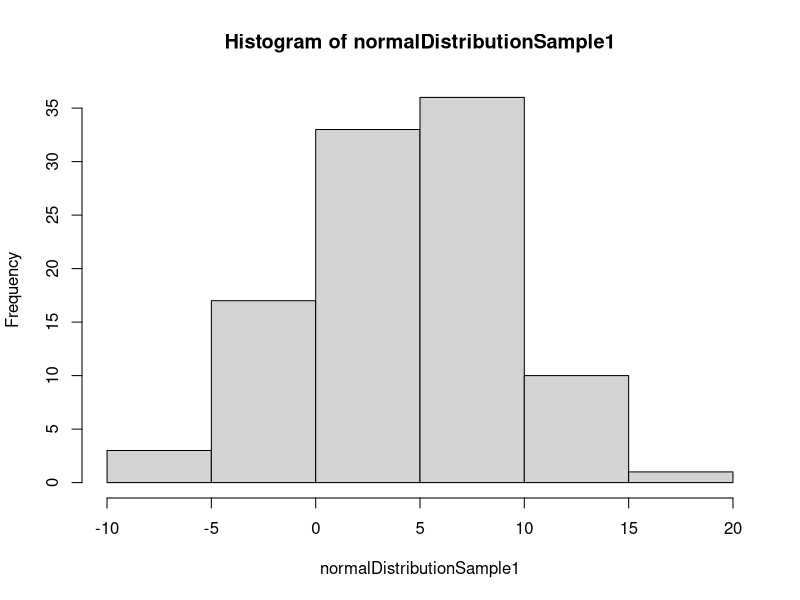
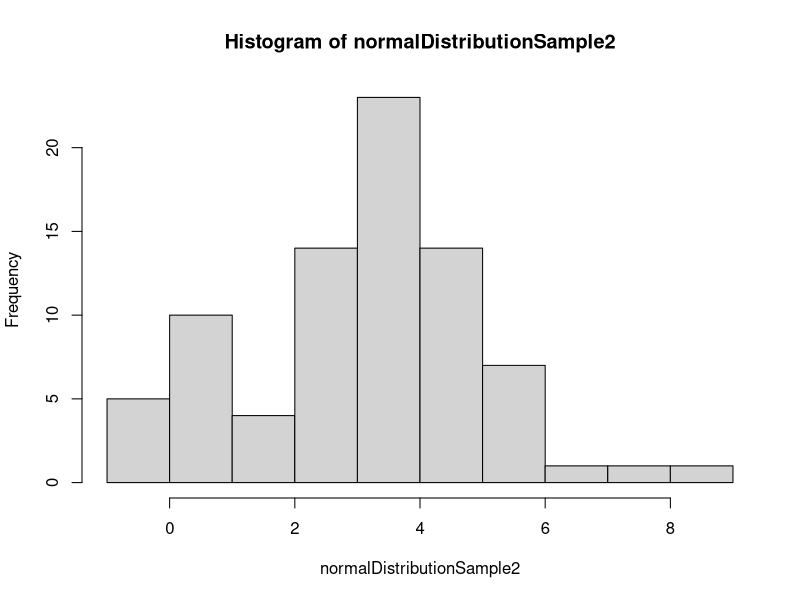

Write the R code that produced these figures, in order. (Note: this script raises an error after producing the figures.)
#Take the function from last week and modify it to create a function that performs 
#two-sample Z-tests and t-tests, with the assumption of equal variance. Make sure 
#to account for the case where you want to test proportions. (don't forget to comment 
#your modifications to the code)

#Definitions:
#let var Pop_D be the difference in means of the two populations under the null hypothesis
#       OR be the difference in proportions of the two populations under the null hypothesis
#let var n1 be the size of the first sample
#let var n2 be the size of the second sample
#let var x_bar1 be the mean of the first sample
#       OR be the proportion of the first sample
#let var x_bar2 be the mean of the second sample
#       OR be the proportion of the second sample
#let var sd1 be the known sd of the first population ,or our estimate of it from the first sample
#let var sd2 be the known sd of the second population ,or our estimate of it from the second sample
#let alpha be the significance level eg 0.05
#let string var tails be "two" "left" or "right" indicating a two-tailed test or direction of one-tailed

#Code for a two-sample hypothesis test function
TwoSampTest <-function(type=NULL, tails=NULL, proportion=NULL, alpha, Pop_D, n1, n2, x_bar1, x_bar2, sd1, sd2)
{
  #Calculate the difference between the sampled means(diff)
  diff = x_bar1-x_bar2
          
  #Calculate standard error(se) based on whether test is using proportions or not
  if(proportion=="no"){
    pooledSD = sqrt(((n1-1)*sd1^2+(n2-1)*sd2^2)/(n1+n2-2))
    se = pooledSD*sqrt(1/n1+1/n2) 
  }else if(proportion=="yes"){
    pooledPro = (x_bar1*n1+x_bar2*n2)/(n1+n2)
    se = sqrt(pooledPro*(1-pooledPro)*(1/n1+1/n2))
  }else{stop("please choose proportion as yes or no")}
  
  #Calculate the test statistic
  test_stat <- (x_bar1-x_bar2-Pop_D)/se
  
  if (type=="z") {  
    #get the p-value for this test statistic
    if (tails =="two") {  p_val <-  2*pnorm(abs(test_stat), lower.tail=FALSE) 
    } else if (tails=="left") {p_val <-  pnorm(test_stat , lower.tail=TRUE)
    } else if (tails=="right") {p_val <-  pnorm(test_stat , lower.tail=FALSE)
    } else {stop("please choose tails as two, left, or right")}
  }
  else if (type =="t") {
    #define df
    df <- n1+n2-2  
    #get the p-value for this test statistic
    if (tails =="two") { p_val <- pt(abs(test_stat), df, lower.tail=FALSE) 
    } else if (tails=="left") {p_val <- pt(test_stat , df,lower.tail=TRUE)
    } else if (tails=="right") {p_val <- pt(test_stat , df, lower.tail=FALSE)
    } else {stop("please choose tails as two, left, or right")}
  }
  else {stop("please choose z or t")}
  
  #Check if significant
  if (p_val < alpha) {sig <-"significant"
  }  else {sig <-"not significant"}
  
  
  ret <- list(type=paste("Two Sample", type, "test.", tails, "tailed"), n1=n1, n2=n2, Pop_D=Pop_D, diff=diff , se_est=se, test_stat=test_stat, p = p_val, alpha = alpha, significance = sig )
  #Return the list
  return( ret )
}





#Simulate a vector of size 100 drawn from a Normal(4,5) distribution, and another 
#vector of size 80 drawn from a Normal(3.5,2) distribution. 

#Simulate a vector of size 100 drawn from a Normal(4,5) distribution
normalDistributionSample1 <- rnorm(100,4,5)
#Draw histogram to visulaise distribution
hist(normalDistributionSample1)
#Simulate a vector of size 80 drawn from a Normal(3.5,2) distribution
normalDistributionSample2 <- rnorm(80,3.5,2)
#Draw histogram to visualise distribution
hist(normalDistributionSample2)




#1)	H0: the difference in means of the populations are equal to 1. 
#   HA: the difference in means of the populations are not equal to 1. 
#   Use a Z-test with the true population SDs. Use alpha = 0.05.

#Record the size(n1 and n2) and the mean(x_bar1 and x_bar2) for each sample. 
#Also set the standard deviations(sd1 and sd2) to be the true population sds.
n1 <- length(normalDistributionSample1)
n2 <- length(normalDistributionSample2)
x_bar1 <- mean(normalDistributionSample1)
x_bar2 <- mean(normalDistributionSample2)
sd1 <- 5
sd2 <- 2

#Assign the significance level(alpha) and the difference in means under 
#the null hypothesis to variables(both given in question)
alpha <- 0.05
Pop_D <- 1

#Call the TwoSampTestFunction, passing in the following parameters;
#   "z" - perform a z-test
#   "two" - perform a two-tailed test
#   "no" - not a proportions test
#   alpha - use a 0.05 alpha level/significance level
#   Pop_D - difference in means of the two samples under the null hypothesis
#   n1 - size of the first sample
#   n2 - size of the second sample
#   x_bar1 - mean of the first sample
#   x_bar1 - mean of the second sample
#   sd1 - true population standard deviation of first population
#   sd2 - true population standard deviation of second population
TwoSampTest("z","two", "no", alpha, Pop_D, n1, n2, x_bar1, x_bar2, sd1, sd2)
#This function returns the results of the specified test with respect to the 
#parameters mentioned above and prints out on the console the various results for:
#   - the type of test(type), 
#   - the size of the first sample(n1)
#   - the size of the second sample(n2)
#   - the difference in means of the two populationss under the null hypothesis(Pop_D)
#   - the difference between the sampled means(diff), 
#   - the standard error(se_est),
#   - the test statistic(test_stat)
#   - the p-value(p), 
#   - the alpha level/significance level(alpha) and 
#   - whether the result of the test is significant or not(significance)

#My output for my normalDistributionSample was:
#   - type = "Two sample z test, two tailed"
#   - n1 = 100
#   - n2 = 80
#   - Pop_D = 1
#   - diff = 0.6486069
#   - se_est = 0.5939654
#   - test_stat = -0.5916054
#   - p = 0.5541149
#   - alpha = 0.05
#   - significance = "not significant"

#Test statistic = -0.5916054(this test statistic compares how different the difference in the sample means(diff) 
#is from the difference between the means of the two populations under the null hypothesis(Pop_D). If they were 
#both equal(i.e. if diff and Pop_D were equal), it would imply that there is no difference between them(i.e. the test 
#statistic would be 0). This would resultin the p-value being the maximum(i.e. 1) due to the p-value being based off 
#the z-score of the test statistic. In this case, the test statistic is quite small, resulting in a relatively large 
#p-value. This p-value is then compared with the alpha level chosen to determine significance.)

#p-value = 0.5541149(due to the small test statistic mentioned above, the p-value is quite large. It is larger 
#than 0.05(alpha level), meaning the result is not significant and hence we fail to reject the null hypothesis.)

#Conclusion:As the result is not significant(i.e. p > 0.05), we fail to reject the null hypothesis(H0) - that the
#difference in means of the populations are equal to 1. 








#2)	H0: the means of the populations are equal. 
#   HA: the means of the populations are not equal. 
#   Use a Z-test with the sample SDs. Use alpha = 0.05

#Record the size(n1 and n2) and the mean(x_bar1 and x_bar2) for each sample. 
#Also set the standard deviations(sd1 and sd2) to be the sample population sds
n1 <- length(normalDistributionSample1)
n2 <- length(normalDistributionSample2)
x_bar1 <- mean(normalDistributionSample1)
x_bar2 <- mean(normalDistributionSample2)
sd1 <- sd(normalDistributionSample1)
sd2 <- sd(normalDistributionSample2)

#Assign the significance level(alpha) and the difference in means hypothesised under 
#the null hypothesis to variables(both given in question)
alpha <- 0.05
Pop_D <- 0

#Call the TwoSampTestFunction, passing in the following parameters;
#   "z" - perform a z-test
#   "two" - perform a two-tailed test
#   "no" - not a proportions test
#   alpha - use a 0.05 alpha level/significance level
#   Pop_D - difference in means of the two samples under the null hypothesis
#   n1 - size of the first sample
#   n2 - size of the second sample
#   x_bar1 - mean of the first sample
#   x_bar1 - mean of the second sample
#   sd1 - sample population standard deviation of first sample
#   sd2 - sample population standard deviation of second sample
TwoSampTest("z","two", "no", alpha, Pop_D, n1, n2, x_bar1, x_bar2, sd1, sd2)
#This function returns the results of the specified test with respect to the 
#parameters mentioned above and prints out on the console the various results for:
#   - the type of test(type), 
#   - the size of the first sample(n1)
#   - the size of the second sample(n2)
#   - the difference in means of the two populations under the null hypothesis(Pop_D)
#   - the difference between the sampled means(diff), 
#   - the estimate of the standard error(se_est),
#   - the test statistic(test_stat)
#   - the p-value(p), 
#   - the alpha level/significance level(alpha) and 
#   - whether the result of the test is significant or not(significance)

#My output for my normalDistributionSample was:
#   - type = "Two sample z test, two tailed"
#   - n1 = 100
#   - n2 = 80
#   - Pop_D = 0
#   - diff = 0.6486069
#   - se_est = 0.5869198
#   - test_stat = 1.105103
#   - p = 0.269115
#   - alpha = 0.05
#   - significance = "not significant"

#Test statistic = 1.105103(this test statistic compares how different the difference in the sample means(diff) is
#from the difference between the means of the two populations under the null hypothesis(Pop_D). If they were both 
#equal(i.e. if diff and Pop_D were equal), it would imply that there is no difference between them(i.e. the test 
#statistic would be 0). This would result in the p-value being the maximum(i.e. 1) due to the p-value being based 
#off the z-score of the test statistic. In this case, the test statistic is quite small, resulting in a relatively 
#large p-value. This p-value is then compared with the alpha level chosen to determine significance.

#p-value = 0.269115(due to the small test statistic mentioned above, the p-value is quite large. It is larger than 
#0.05(alpha level), meaning the result is not significant and hence we fail to reject the null hypothesis.

#Conclusion:As the result is not significant(i.e. p > 0.05), we fail to reject the null hypothesis(H0) - that the 
#difference in means of the populations are equal to 0. 







#3)	H0: the means of the populations are equal. 
#   HA: the means of the populations are not equal. 
#   Use a t-test. Use alpha = 0.05.

#Record the size(n1 and n2) and the mean(x_bar1 and x_bar2) for each sample. 
#Also set the standard deviations(sd1 and sd2) to be the sample population sds
n1 <- length(normalDistributionSample1)
n2 <- length(normalDistributionSample2)
x_bar1 <- mean(normalDistributionSample1)
x_bar2 <- mean(normalDistributionSample2)
sd1 <- sd(normalDistributionSample1)
sd2 <- sd(normalDistributionSample2)

#Assign the significance level(alpha) and the difference in means hypothesised under 
#the null hypothesis to variables(both given in question)
alpha <- 0.05
Pop_D <- 0

#Call the TwoSampTestFunction, passing in the following parameters;
#   "t" - perform a t-test
#   "two" - perform a two-tailed test
#   "no" - not a proportions test
#   alpha - use a 0.05 alpha level/significance level
#   Pop_D - difference in means of the two samples under the null hypothesis
#   n1 - size of the first sample
#   n2 - size of the second sample
#   x_bar1 - mean of the first sample
#   x_bar1 - mean of the second sample
#   sd1 - sample population standard deviation of first sample
#   sd2 - sample population standard deviation of second sample
TwoSampTest("t","two","no", alpha, Pop_D, n1, n2, x_bar1, x_bar2, sd1, sd2)
#This function returns the results of the specified test with respect to the 
#parameters mentioned above and prints out on the console the various results for:
#   - the type of test(type), 
#   - the size of the first sample(n1)
#   - the size of the second sample(n2)
#   - the difference in means of the two populations under the null hypothesis(Pop_D)
#   - the difference between the sampled means(diff), 
#   - the estimate of the standard error(se_est),
#   - the test statistic(test_stat)
#   - the p-value(p), 
#   - the alpha level/significance level(alpha) and 
#   - whether the result of the test is significant or not(significance)

#My output for my normalDistributionSample was:
#   - type = "Two sample t test, two tailed"
#   - n1 = 100
#   - n2 = 80
#   - Pop_D = 0
#   - diff = 0.6486069
#   - se_est = 0.5869198
#   - test_stat = 1.105103
#   - p = 0.1353032
#   - alpha = 0.05
#   - significance = "not significant"

#Test statistic = 1.105103(this test statistic compares how different the difference in the sample means(diff) is
#from the difference between the means of the two populations under the null hypothesis(Pop_D). If they were both 
#equal(i.e. if diff and Pop_D were equal), it would imply that there is no difference between them(i.e. the test 
#statistic would be 0). This would result in the p-value being the maximum(i.e. 1) due to the p-value being based 
#off the z-score of the test statistic. In this case, the test statistic is quite small, resulting in a relatively 
#large p-value. This p-value is then compared with the alpha level chosen to determine significance.(Note that the 
#test statistic for question 2 and 3 are the same as the only difference is one uses a z-test while one uses a t-test)


#p-value = 0.1353032 - (due to the small test statistic mentioned above, the p-value is quite large. It is larger than 
#0.05(alpha level), meaning the result is not significant and hence we fail to reject the null hypothesis.(Note that 
#despite the test statistic being the same, the p-values were different for the z-test and t-test,  however, both lead 
#to the dame conclusion)

#Conclusion:As the result is not significant(i.e. p > 0.05), we fail to reject the null hypothesis(H0) - that the 
#difference in means of the populations are equal to 0. 







#4)	Repeat the previous task using the t.test function in the package {stats}

t.test(x = normalDistributionSample1, y = normalDistributionSample2, alternative = "two.sided", mu = Pop_D, var.equal = TRUE)
#My output from t.test function:
#   - t = 1.1051
#   - df = 178
#   - p-value = 0.2706
#   - mean of x(first sample) = 4.403451
#   - mean of y(second sample) = 3.754845
#   - 95% CI = [-0.5096095, 1.8068233]
#These values for the test statistic(t) and p-value correspond to the previous output generated by the function used
#previuosly on the same sample, both functions lead to the same conclusion - that the result is not significant
#(i.e. p > 0.05) and we fail to reject the null hypothesis. 







#5)	Repeat the previous task using the t.test function in the package {stats}, without the assumption of equal variance.
t.test(x = normalDistributionSample1, y = normalDistributionSample2, alternative = "two.sided", mu = Pop_D)
#My output from t.test function:
#   - t = 1.2011
#   - df = 133.03
#   - p-value = 0.2318
#   - mean of x(first sample) = 4.403451
#   - mean of y(second sample) = 3.754845 
#   - 95% CI = [-0.419505, 1.7167194]
# These values for the test statistic(t) and p-value correspond to the previous output generated by the function used
#previuosly on the same sample, both functions lead to the same conclusion - that the result is not significant
#(i.e. p > 0.05) and we fail to reject the null hypothesis.(As equal variance is not assumed, the function automatically
#assumes unequal variance, leading to a different t, df, p-value and hence different CI.) 





#Simulate a vector containing the results of 100 independent Bernoulli trials, each with probability of success 0.3 
#using the function rbern(n, prob). Simulate another vector containing the results of 85 independent Bernoulli trials, 
#each with probability of success 0.7. 

#Simulate a vector containing the results of 100 independent Bernouli trials, 
#each with a probability of success of 0.3.
bernouliDistributionSample1 <- rbern(100,0.3)
#Draw histogram to visualise distribution
hist(bernouliDistributionSample1)
#Simulate a vector containing the results of 85 independent Bernouli trials,
#each with a probability of success of 0.7
bernouliDistributionSample2 <- rbern(85,0.7)
#Draw histogram to visualise distribution
hist(bernouliDistributionSample2)






#6)	H0: the population proportions are equal. 
#   HA: the population proportions are not equal 

#Record the size(n1 and n2), the proportion(x_bar1 and x_bar2) for each sample and 
#the standard deviation(sd1 and sd2) for each sample 
n1 <- length(bernouliDistributionSample1)
n2 <- length(bernouliDistributionSample2)
x_bar1 <- mean(bernouliDistributionSample1)
x_bar2 <- mean(bernouliDistributionSample2)
sd1 <- sqrt((0.3)*(1-0.3))
sd2 <- sqrt((0.7)*(1-0.7))

#Assign the significance level(alpha) and the difference in proportions hypothesised 
#under the null hypothesis to variables(both given in question)
alpha <- 0.05
Pop_D <- 0

#Call the TwoSampTestFunction, passing in the following parameters;
#   "z" - perform a z-test
#   "two" - perform a two-tailed test
#   "yes" - is a proportions test
#   alpha - use a 0.05 alpha level/significance level
#   Pop_D - difference in proportions of the two populations under the null hypothesis
#   n1 - size of the first sample
#   n2 - size of the second sample
#   x_bar1 - proportion of the first sample
#   x_bar1 - proportion of the second sample
#   sd1 - sample population standard deviation of first sample
#   sd2 - sample population standard deviation of second sample
TwoSampTest("z","two", "yes", alpha, Pop_D, n1, n2, x_bar1, x_bar2, sd1, sd2)
#This function returns the results of the specified test with respect to the 
#parameters mentioned above and prints out on the console the various results for:
#   - the type of test(type), 
#   - the size of the first sample(n1)
#   - the size of the second sample(n2)
#   - the difference in proportions of the two populations under the null hypothesis(Pop_D)
#   - the difference between the sampled proportions(diff), 
#   - the estimate of the standard error(se_est),
#   - the test statistic(test_stat)
#   - the p-value(p), 
#   - the alpha level/significance level(alpha) and 
#   - whether the result of the test is significant or not(significance)

#My output for my normalDistributionSample was:
#   - type = "Two sample z test, two tailed"
#   - n1 = 100
#   - n2 = 85
#   - Pop_D = 0
#   - diff = -0.4076471
#   - se_est = 0.07376325
#   - test_stat = -5.526425
#   - p = 3.268225e-08
#   - alpha = 0.05
#   - significance = "significant"

#Test statistic = -5.526425(this test statistic compares how different the difference in the sample means(diff) is
#from the difference between the means of the two populations under the null hypothesis(Pop_D). If they were both 
#equal(i.e. if diff and Pop_D were equal), it would imply that there is no difference between them(i.e. the test 
#statistic would be 0). This would result in the p-value being the maximum(i.e. 1) due to the p-value being based 
#off the z-score of the test statistic. In this case, the test statistic is quite small, resulting in a relatively 
#large p-value. This p-value is then compared with the alpha level chosen to determine significance.

#p-value = 3.268225e-08(due to the large test statistic mentioned above, the p-value is quite small. It is smaller 
#than 0.05(alpha level), meaning the result is significant.

#Conclusion:As the result is significant(i.e. p > 0.05), we reject the null hypothesis(H0) and accept the alternative 
#hypothesis - that the population proportions are not equal.






#7)	Write code to calculate the 95% Confidence Interval for your estimate of the difference between
#the two population proportions.

diff = x_bar1-x_bar2
pooledPro = (x_bar1*n1+x_bar2*n2)/(n1+n2)
se_est = sqrt(pooledPro*(1-pooledPro)*(1/n1+1/n2))

#Calculate Z-score for 95% CI
Z_score <- qnorm(0.975)

#Calculate 95% CI for ? using known sd and z distributions
left_z95_kn <- diff-Z_score*se_est
right_z95_kn <- diff+Z_score*se_est

#Show confidence interval
paste("Z-distribution w/known pop sd:", left_z95_kn, right_z95_kn)

#My output:
# - "Z-distribution w/known pop sd: -0.552220378018745 -0.263073739628314"

#As the Pop_d(i.e. the difference in proportions of the two populations under the null hypothesis) is 0, this
#is outside of the confidence interval and is therefore significant.

